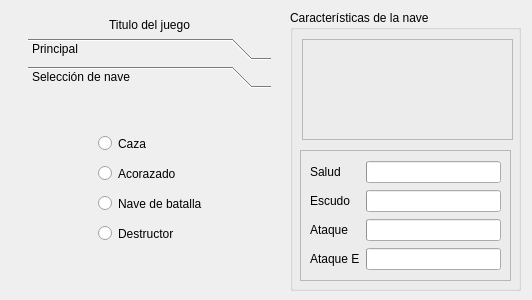
<?xml version="1.0" encoding="UTF-8"?>
<ui version="4.0">
 <class>MenuWindow</class>
 <widget class="QWidget" name="MenuWindow">
  <property name="geometry">
   <rect>
    <x>0</x>
    <y>0</y>
    <width>532</width>
    <height>300</height>
   </rect>
  </property>
  <property name="minimumSize">
   <size>
    <width>532</width>
    <height>300</height>
   </size>
  </property>
  <property name="maximumSize">
   <size>
    <width>532</width>
    <height>300</height>
   </size>
  </property>
  <property name="cursor">
   <cursorShape>CrossCursor</cursorShape>
  </property>
  <property name="mouseTracking">
   <bool>false</bool>
  </property>
  <property name="windowTitle">
   <string>Menú principal</string>
  </property>
  <property name="styleSheet">
   <string notr="true">QWidget{
	
	background: #1E2736;
	color: rgb(63, 85, 101);
	font: 9pt &quot;Utsaah&quot;;
}

QPushButton { 
	background-color: qlineargradient(x1: 0, y1: 0, x2: 0.33, y2: 0, 
            stop: 0 #1f2837, stop: 1 #1e4562);
	border-style: outset;
    border-width: 2px;
    border-radius: 10px;
    border-color: rgb(137, 139, 142);
    font: bold 14px;
    min-width: 10em;
    padding: 6px;

	color: rgb(137, 139, 142);
	font: bold 11pt &quot;Utsaah&quot;;
}

QPushButton:pressed {
	border-style: inset;
	border-color: rgb(30, 39, 90);
}

QToolBox{
     icon-size: 40px;
	 background: #1E2736;
}

QToolBox QScrollArea&gt;QWidget&gt;QWidget
{
    background: #1E2736;
}

QToolBox::tab {

    background-color: qlineargradient(x1: 0, y1: 0, x2: 0.33, y2: 0, 
            stop: 0 #1f2837, stop: 1 #1e4562);

    border-radius: 10px;
	color: rgb(63, 85, 101);
	font: 17pt &quot;Utsaah&quot;;
}

QRadioButton{
color: rgb(137, 139, 142);
font-weight: bold;
}
QRadioButton::indicator{
color: rgb(137, 139, 142);
width: 10px;
height: 10px;
background: white;
border-width: 2px;
border-style: solid;
border-radius: 7px;
}

QRadioButton::indicator:checked
{
color: black;
background: black;
border-width: 2px;
border-style: solid;
border-radius: 7px;
border-color: white;
}

QProgressBar
{
    background: #74c8ff;
    color: #0a9dff;
    border-style: outset;
    border-width: 2px;
    border-color: #74c8ff;
    border-radius: 7px;
    text-align: left;
}
QProgressBar::chunk
{
    background-color: #010327;
}</string>
  </property>
  <widget class="QGroupBox" name="groupBox">
   <property name="geometry">
    <rect>
     <x>290</x>
     <y>10</y>
     <width>231</width>
     <height>281</height>
    </rect>
   </property>
   <property name="title">
    <string>Características de la nave</string>
   </property>
   <widget class="QFrame" name="frame">
    <property name="geometry">
     <rect>
      <x>12</x>
      <y>29</y>
      <width>211</width>
      <height>101</height>
     </rect>
    </property>
    <property name="frameShape">
     <enum>QFrame::StyledPanel</enum>
    </property>
    <property name="frameShadow">
     <enum>QFrame::Raised</enum>
    </property>
    <layout class="QHBoxLayout" name="horizontalLayout">
     <item>
      <widget class="QLabel" name="imagenNave">
       <property name="text">
        <string/>
       </property>
       <property name="alignment">
        <set>Qt::AlignCenter</set>
       </property>
      </widget>
     </item>
    </layout>
   </widget>
   <widget class="QFrame" name="frame_3">
    <property name="geometry">
     <rect>
      <x>10</x>
      <y>140</y>
      <width>211</width>
      <height>131</height>
     </rect>
    </property>
    <property name="frameShape">
     <enum>QFrame::StyledPanel</enum>
    </property>
    <property name="frameShadow">
     <enum>QFrame::Raised</enum>
    </property>
    <layout class="QGridLayout" name="gridLayout">
     <item row="3" column="1">
      <widget class="QProgressBar" name="ataqueEspBar">
       <property name="value">
        <number>0</number>
       </property>
       <property name="alignment">
        <set>Qt::AlignCenter</set>
       </property>
       <property name="textVisible">
        <bool>false</bool>
       </property>
       <property name="format">
        <string>%p%</string>
       </property>
      </widget>
     </item>
     <item row="2" column="1">
      <widget class="QProgressBar" name="ataqueBar">
       <property name="value">
        <number>0</number>
       </property>
       <property name="textVisible">
        <bool>false</bool>
       </property>
      </widget>
     </item>
     <item row="1" column="1">
      <widget class="QProgressBar" name="escudoBar">
       <property name="value">
        <number>0</number>
       </property>
       <property name="textVisible">
        <bool>false</bool>
       </property>
      </widget>
     </item>
     <item row="0" column="1">
      <widget class="QProgressBar" name="saludBar">
       <property name="value">
        <number>0</number>
       </property>
       <property name="textVisible">
        <bool>false</bool>
       </property>
      </widget>
     </item>
     <item row="0" column="0">
      <widget class="QLabel" name="label_2">
       <property name="text">
        <string>Salud</string>
       </property>
      </widget>
     </item>
     <item row="1" column="0">
      <widget class="QLabel" name="label_3">
       <property name="text">
        <string>Escudo</string>
       </property>
      </widget>
     </item>
     <item row="2" column="0">
      <widget class="QLabel" name="label_4">
       <property name="text">
        <string>Ataque</string>
       </property>
      </widget>
     </item>
     <item row="3" column="0">
      <widget class="QLabel" name="label_5">
       <property name="text">
        <string>Ataque E</string>
       </property>
      </widget>
     </item>
    </layout>
   </widget>
  </widget>
  <widget class="QFrame" name="frame_2">
   <property name="geometry">
    <rect>
     <x>19</x>
     <y>9</y>
     <width>261</width>
     <height>281</height>
    </rect>
   </property>
   <property name="styleSheet">
    <string notr="true">QFrame {
	border-style: outset;
	
}</string>
   </property>
   <property name="frameShape">
    <enum>QFrame::StyledPanel</enum>
   </property>
   <property name="frameShadow">
    <enum>QFrame::Raised</enum>
   </property>
   <layout class="QVBoxLayout" name="verticalLayout">
    <item>
     <widget class="QLabel" name="label">
      <property name="text">
       <string>Titulo del juego</string>
      </property>
      <property name="alignment">
       <set>Qt::AlignCenter</set>
      </property>
     </widget>
    </item>
    <item>
     <widget class="QToolBox" name="toolBox">
      <property name="cursor">
       <cursorShape>CrossCursor</cursorShape>
      </property>
      <property name="styleSheet">
       <string notr="true"/>
      </property>
      <property name="currentIndex">
       <number>1</number>
      </property>
      <widget class="QWidget" name="toolPrincipal">
       <property name="geometry">
        <rect>
         <x>0</x>
         <y>0</y>
         <width>243</width>
         <height>187</height>
        </rect>
       </property>
       <attribute name="label">
        <string>Principal</string>
       </attribute>
       <widget class="QPushButton" name="jugarButton">
        <property name="geometry">
         <rect>
          <x>20</x>
          <y>50</y>
          <width>196</width>
          <height>41</height>
         </rect>
        </property>
        <property name="text">
         <string>Jugar</string>
        </property>
       </widget>
       <widget class="QPushButton" name="salirButton">
        <property name="geometry">
         <rect>
          <x>20</x>
          <y>110</y>
          <width>196</width>
          <height>41</height>
         </rect>
        </property>
        <property name="text">
         <string>Salir</string>
        </property>
       </widget>
      </widget>
      <widget class="QWidget" name="toolSeleccion">
       <property name="geometry">
        <rect>
         <x>0</x>
         <y>0</y>
         <width>243</width>
         <height>187</height>
        </rect>
       </property>
       <attribute name="label">
        <string>Selección de nave</string>
       </attribute>
       <widget class="QRadioButton" name="cazaButton">
        <property name="geometry">
         <rect>
          <x>70</x>
          <y>40</y>
          <width>131</width>
          <height>19</height>
         </rect>
        </property>
        <property name="text">
         <string>Caza</string>
        </property>
       </widget>
       <widget class="QRadioButton" name="acorazadoButton">
        <property name="geometry">
         <rect>
          <x>70</x>
          <y>70</y>
          <width>141</width>
          <height>19</height>
         </rect>
        </property>
        <property name="text">
         <string>Acorazado</string>
        </property>
       </widget>
       <widget class="QRadioButton" name="batallaButton">
        <property name="geometry">
         <rect>
          <x>70</x>
          <y>100</y>
          <width>141</width>
          <height>19</height>
         </rect>
        </property>
        <property name="text">
         <string>Nave de batalla</string>
        </property>
       </widget>
       <widget class="QRadioButton" name="destructorButton">
        <property name="geometry">
         <rect>
          <x>70</x>
          <y>130</y>
          <width>141</width>
          <height>19</height>
         </rect>
        </property>
        <property name="layoutDirection">
         <enum>Qt::LeftToRight</enum>
        </property>
        <property name="text">
         <string>Destructor</string>
        </property>
       </widget>
       <zorder>groupBox</zorder>
       <zorder>cazaButton</zorder>
       <zorder>acorazadoButton</zorder>
       <zorder>batallaButton</zorder>
       <zorder>destructorButton</zorder>
      </widget>
     </widget>
    </item>
   </layout>
  </widget>
 </widget>
 <resources/>
 <connections/>
</ui>
